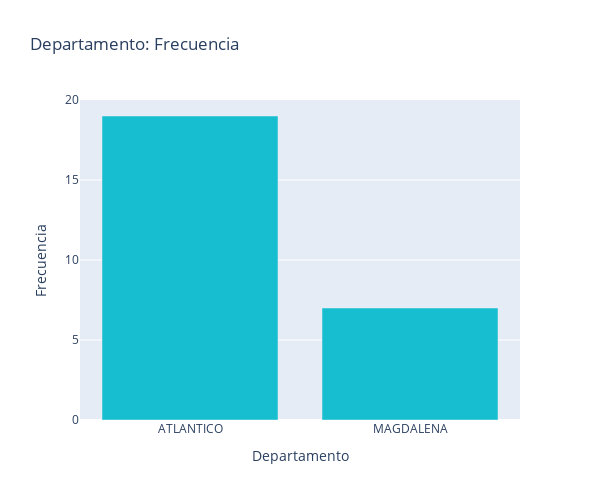

Source (notebook cell):
### Markdown cell above
Podemos ver que la variable ***Departamento*** es categórica  y tiene dos niveles, uno  es **Atlantico** el cual tiene mayor frecuencia, representando aproximadamente el 73% de los clientes registrados. A continuación un diagrama de barras:

### Code cell
fig=px.bar(datos['DEPARTAMENTO'].value_counts().sort_index(),
           x=datos['DEPARTAMENTO'].value_counts().index,
           y=datos['DEPARTAMENTO'].value_counts().values,
           labels={'x':'Departamento', 'y':'Frecuencia'},
           title='Departamento: Frecuencia',
           color_discrete_sequence=['#17becf']).update_layout(xaxis_title='Departamento',
                                            yaxis_title='Frecuencia',
                                            xaxis=dict(categoryorder='total descending'),
                                            height=500, width=600)
fig.show()

### Figure 1 — Plotly figure (JSON) as saved in the notebook; plotly's stock layout.template omitted (floating-point values rounded to 4 significant figures)
{"data": [{"alignmentgroup": "True", "hovertemplate": "Departamento=%{x}<br>Frecuencia=%{y}<extra></extra>", "legendgroup": "", "marker": {"color": "#17becf", "pattern": {"shape": ""}}, "name": "", "offsetgroup": "", "orientation": "v", "showlegend": false, "textposition": "auto", "type": "bar", "x": ["ATLANTICO", "MAGDALENA"], "xaxis": "x", "y": [19, 7], "yaxis": "y"}], "layout": {"barmode": "relative", "height": 500, "legend": {"tracegroupgap": 0}, "title": {"text": "Departamento: Frecuencia"}, "width": 600, "xaxis": {"anchor": "y", "categoryorder": "total descending", "domain": [0, 1], "title": {"text": "Departamento"}}, "yaxis": {"anchor": "x", "domain": [0, 1], "title": {"text": "Frecuencia"}}}}
